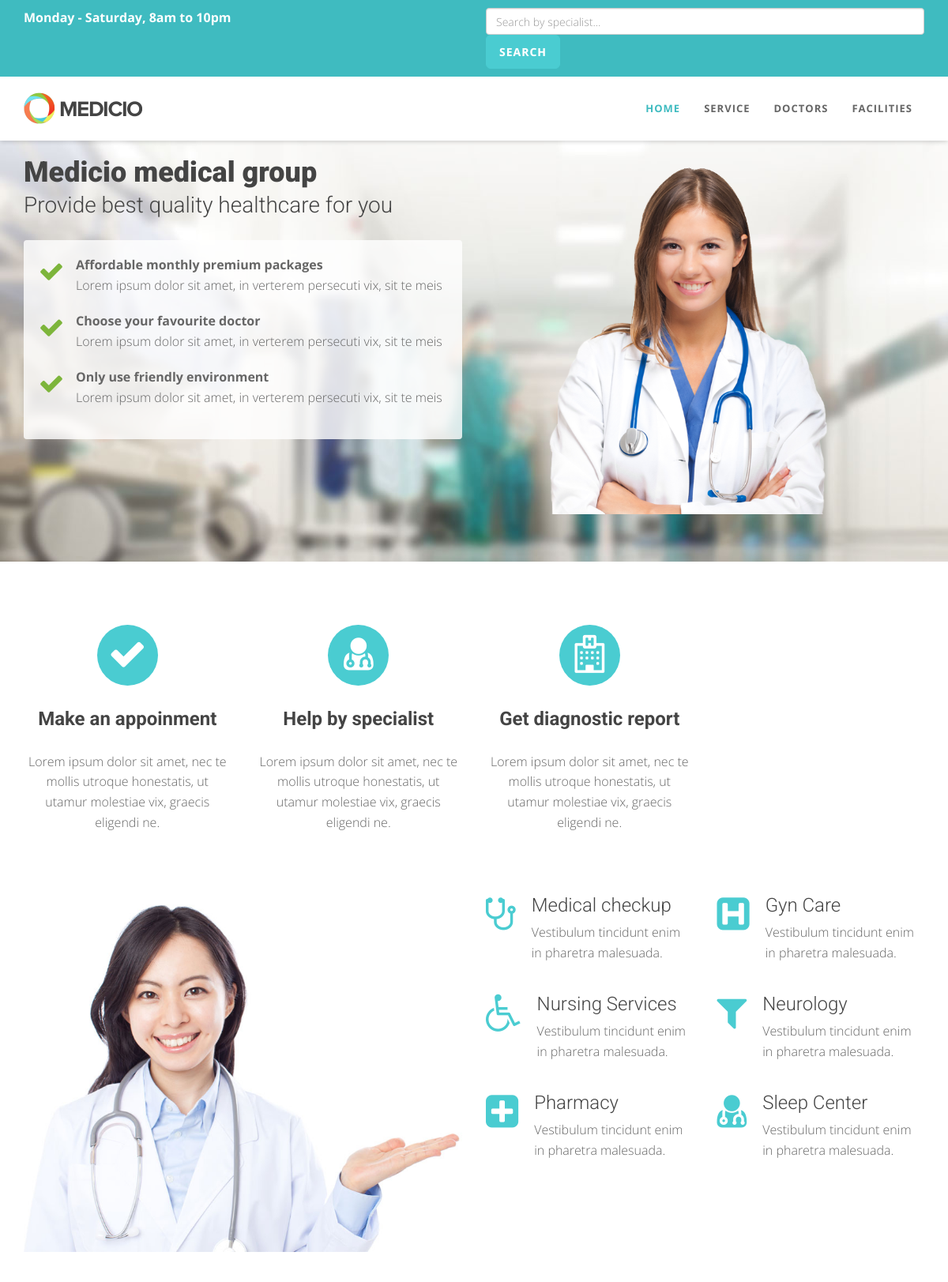
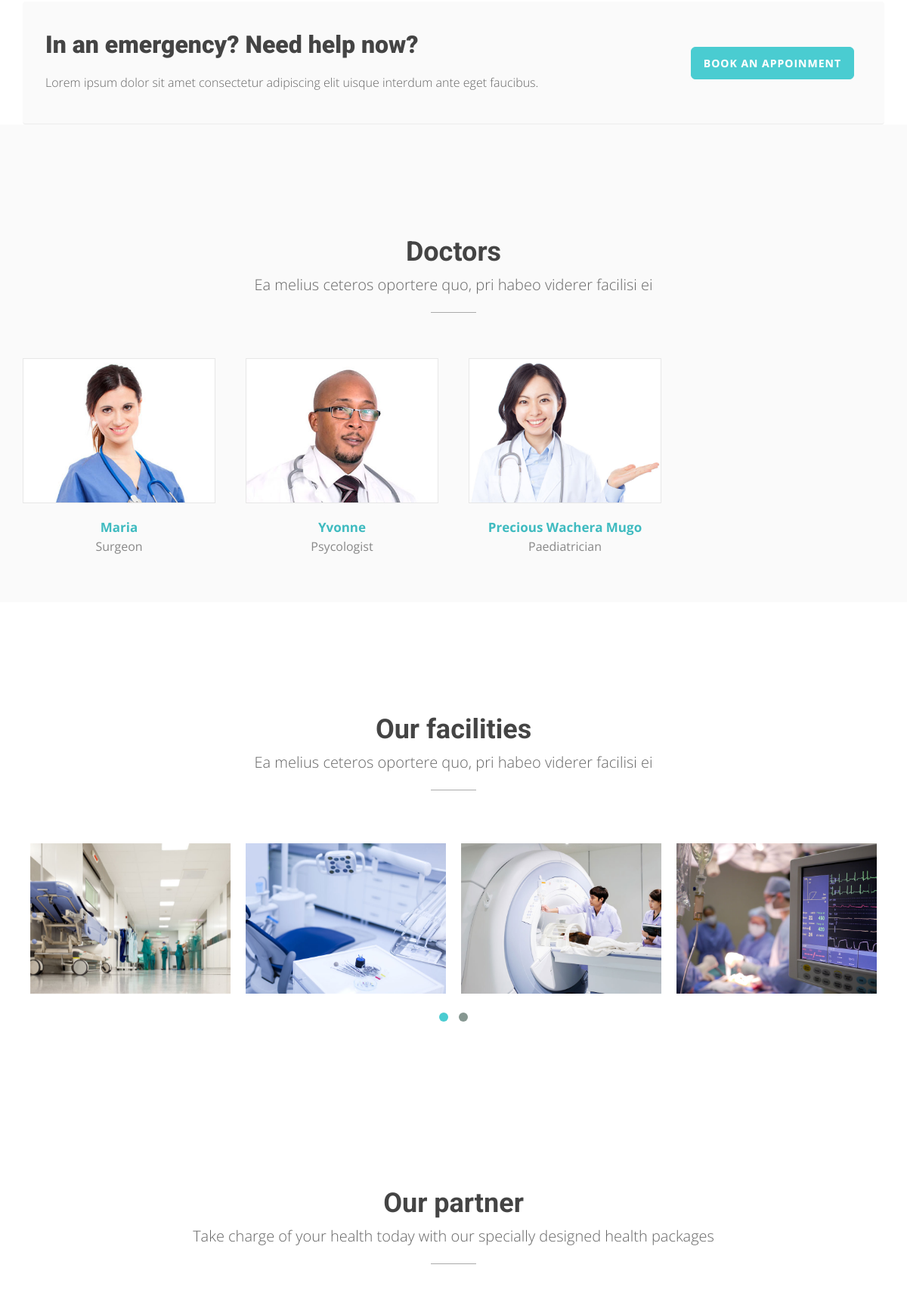
Screenshot of /index.php (signed in, upper part) with the database file from the repository (2 pictures, top to bottom).
### tables this page shows
CREATE TABLE `doctors` (
  `doctor_id` int(30) NOT NULL,
  `doctor_full_name` text NOT NULL,
  `doctor_email` text NOT NULL,
  `doctor_picture` text NOT NULL,
  `doctor_specialty` text NOT NULL,
  `doctor_profile` text NOT NULL,
  `doctor_phone_number` varchar(13) NOT NULL,
  `doctor_hospital` text NOT NULL,
  `doctor_assignment` text NOT NULL
);

### index.php (the view, shortened to what this page needs)
<!DOCTYPE html>
<html lang="en">
<head>
    <link href="css/bootstrap.min.css" rel="stylesheet" type="text/css">
    <link href="font-awesome/css/font-awesome.min.css" rel="stylesheet" type="text/css" />
	<link rel="stylesheet" type="text/css" href="plugins/cubeportfolio/css/cubeportfolio.min.css">
	<link href="css/nivo-lightbox.css" rel="stylesheet" />
	<link href="css/nivo-lightbox-theme/default/default.css" rel="stylesheet" type="text/css" />
	<link href="css/owl.carousel.css" rel="stylesheet" media="screen" />
    <link href="css/owl.theme.css" rel="stylesheet" media="screen" />
	<link href="css/animate.css" rel="stylesheet" />
    <link href="css/style.css" rel="stylesheet">
	<link id="bodybg" href="bodybg/bg1.css" rel="stylesheet" type="text/css" />
	<link id="t-colors" href="color/default.css" rel="stylesheet">
</head>
<body id="page-top" data-spy="scroll" data-target=".navbar-custom">
<div id="wrapper">
    <nav class="navbar navbar-custom navbar-fixed-top" role="navigation">
		<div class="top-area">
			<div class="container">
				<div class="row">
					<div class="col-sm-6 col-md-6">
					<p class="bold text-left">Monday - Saturday, 8am to 10pm </p>
					</div>
					<div class="col-sm-6 col-md-6">
	<form action="doctorsearch.php" method="GET">
    <input class="form-control input-md" type="text" name="id"placeholder="Search by specialist..." >
    <input class="btn btn-skin btn-lg" type="submit" value="Search" >
     </form>
					</div>
				</div>
			</div>
		</div>
        <div class="container navigation">
            <div class="navbar-header page-scroll">
                <a class="navbar-brand" href="index.php">
                    <img src="img/logo.png" alt="" width="150" height="40" />
                </a>
            </div>
            <div class="collapse navbar-collapse navbar-right navbar-main-collapse">
			  <ul class="nav navbar-nav">
				<li class="active"><a href="#intro">Home</a></li>
				<li><a href="#service">Service</a></li>
				<li><a href="#doctor">Doctors</a></li>
				<li><a href="#facilities">Facilities</a></li>
			  </ul>
            </div>
        </div>
    </nav>
    <section id="intro" class="intro">
		<div class="intro-content">
			<div class="container">
				<div class="row">
					<div class="col-lg-6">
					<div class="wow fadeInDown" data-wow-offset="0" data-wow-delay="0.1s">
					<h2 class="h-ultra">Medicio medical group</h2>
					</div>
					<div class="wow fadeInUp" data-wow-offset="0" data-wow-delay="0.1s">
					<h4 class="h-light">Provide best quality healthcare for you</h4>
					</div>
						<div class="well well-trans">
						<div class="wow fadeInRight" data-wow-delay="0.1s">
						<ul class="lead-list">
							<li><span class="fa fa-check fa-2x icon-success"></span> <span class="list"><strong>Affordable monthly premium packages</strong><br />Lorem ipsum dolor sit amet, in verterem persecuti vix, sit te meis</span></li>
							<li><span class="fa fa-check fa-2x icon-success"></span> <span class="list"><strong>Choose your favourite doctor</strong><br />Lorem ipsum dolor sit amet, in verterem persecuti vix, sit te meis</span></li>
							<li><span class="fa fa-check fa-2x icon-success"></span> <span class="list"><strong>Only use friendly environment</strong><br />Lorem ipsum dolor sit amet, in verterem persecuti vix, sit te meis</span></li>
						</ul>
						</div>
						</div>
					</div>
					<div class="col-lg-6">
						<div class="wow fadeInUp" data-wow-duration="2s" data-wow-delay="0.2s">
						<img src="img/dummy/img-1.png" class="img-responsive" alt="" />
						</div>
					</div>
				</div>
			</div>
		</div>
    </section>
    <section id="boxes" class="home-section paddingtop-80">
		<div class="container">
			<div class="row">
				<div class="col-sm-3 col-md-3">
					<div class="wow fadeInUp" data-wow-delay="0.2s">
						<div class="box text-center">
							<i class="fa fa-check fa-3x circled bg-skin"></i>
							<h4 class="h-bold">Make an appoinment</h4>
							<p>
							Lorem ipsum dolor sit amet, nec te mollis utroque honestatis, ut utamur molestiae vix, graecis eligendi ne.
							</p>
						</div>
					</div>
				</div>
				<div class="col-sm-3 col-md-3">
					<div class="wow fadeInUp" data-wow-delay="0.2s">
						<div class="box text-center">
							<i class="fa fa-user-md fa-3x circled bg-skin"></i>
							<h4 class="h-bold">Help by specialist</h4>
							<p>
							Lorem ipsum dolor sit amet, nec te mollis utroque honestatis, ut utamur molestiae vix, graecis eligendi ne.
							</p>
						</div>
					</div>
				</div>
				<div class="col-sm-3 col-md-3">
					<div class="wow fadeInUp" data-wow-delay="0.2s">
						<div class="box text-center">
							<i class="fa fa-hospital-o fa-3x circled bg-skin"></i>
							<h4 class="h-bold">Get diagnostic report</h4>
							<p>
							Lorem ipsum dolor sit amet, nec te mollis utroque honestatis, ut utamur molestiae vix, graecis eligendi ne.
							</p>
						</div>
					</div>
				</div>
			</div>
		</div>
	</section>
    <section id="service" class="home-section nopadding paddingtop-60">
		<div class="container">
        <div class="row">
			<div class="col-sm-6 col-md-6">
				<div class="wow fadeInUp" data-wow-delay="0.2s">
				<img src="img/dummy/img-1.jpg" class="img-responsive" alt="" />
				</div>
            </div>
			<div class="col-sm-3 col-md-3">
				<div class="wow fadeInRight" data-wow-delay="0.1s">
                <div class="service-box">
					<div class="service-icon">
						<span class="fa fa-stethoscope fa-3x"></span>
					</div>
					<div class="service-desc">
						<h5 class="h-light">Medical checkup</h5>
						<p>Vestibulum tincidunt enim in pharetra malesuada.</p>
					</div>
                </div>
				</div>
				<div class="wow fadeInRight" data-wow-delay="0.2s">
				<div class="service-box">
					<div class="service-icon">
						<span class="fa fa-wheelchair fa-3x"></span>
					</div>
					<div class="service-desc">
						<h5 class="h-light">Nursing Services</h5>
						<p>Vestibulum tincidunt enim in pharetra malesuada.</p>
					</div>
                </div>
				</div>
				<div class="wow fadeInRight" data-wow-delay="0.3s">
				<div class="service-box">
					<div class="service-icon">
						<span class="fa fa-plus-square fa-3x"></span>
					</div>
					<div class="service-desc">
						<h5 class="h-light">Pharmacy</h5>
						<p>Vestibulum tincidunt enim in pharetra malesuada.</p>
					</div>
                </div>
				</div>
            </div>
			<div class="col-sm-3 col-md-3">
				<div class="wow fadeInRight" data-wow-delay="0.1s">
                <div class="service-box">
					<div class="service-icon">
						<span class="fa fa-h-square fa-3x"></span>
					</div>
					<div class="service-desc">
						<h5 class="h-light">Gyn Care</h5>
						<p>Vestibulum tincidunt enim in pharetra malesuada.</p>
					</div>
                </div>
				</div>
				<div class="wow fadeInRight" data-wow-delay="0.2s">
				<div class="service-box">
					<div class="service-icon">
						<span class="fa fa-filter fa-3x"></span>
					</div>
					<div class="service-desc">
						<h5 class="h-light">Neurology</h5>
						<p>Vestibulum tincidunt enim in pharetra malesuada.</p>
					</div>
                </div>
				</div>
				<div class="wow fadeInRight" data-wow-delay="0.3s">
				<div class="service-box">
					<div class="service-icon">
						<span class="fa fa-user-md fa-3x"></span>
					</div>
					<div class="service-desc">
						<h5 class="h-light">Sleep Center</h5>
						<p>Vestibulum tincidunt enim in pharetra malesuada.</p>
					</div>
                </div>
				</div>
            </div>
        </div>
		</div>
	</section>
<section id="callaction" class="home-section paddingtop-40">
           <div class="container">
				<div class="row">
					<div class="col-md-12">
						<div class="callaction bg-gray">
							<div class="row">
								<div class="col-md-8">
									<div class="wow fadeInUp" data-wow-delay="0.1s">
									<div class="cta-text">
									<h3>In an emergency? Need help now?</h3>
									<p>Lorem ipsum dolor sit amet consectetur adipiscing elit uisque interdum ante eget faucibus. </p>
									</div>
									</div>
								</div>
								<div class="col-md-4">
									<div class="wow lightSpeedIn" data-wow-delay="0.1s">
										<div class="cta-btn">
										<a href="#doctor" class="btn btn-skin btn-lg">Book an appoinment</a>
										</div>
									</div>
								</div>
							</div>
						</div>
					</div>
				</div>
            </div>
	</section>
    <section id="doctor" class="home-section bg-gray paddingbot-60">
		<div class="container marginbot-50">
			<div class="row">
				<div class="col-lg-8 col-lg-offset-2">
					<div class="wow fadeInDown" data-wow-delay="0.1s">
					<div class="section-heading text-center">
					<h2 class="h-bold">Doctors</h2>
					<p>Ea melius ceteros oportere quo, pri habeo viderer facilisi ei</p>
					</div>
					</div>
					<div class="divider-short"></div>
				</div>
			</div>
		</div>
		<div class="container">
			<div class="row">
				<div class="col-lg-12">
            <div id="grid-container" class="cbp-l-grid-team">
                <ul>
<?php
global $conn;
	 	$result=mysqli_query($conn,"SELECT * FROM doctors ");
	 	 while($row=mysqli_fetch_array($result) ){
?>
                    <li class="cbp-item psychiatrist">
                        <a href="member.php?id=<?php echo $row['doctor_id']?>" class="cbp-caption">
                            <div class="cbp-caption-defaultWrap">
                                <img src="img/team/<?php echo $row['doctor_picture']?>" alt="" width="100%">
                            </div>
                        </a>
                        <a href="member.php?id=<?php echo $row['doctor_id']?>" class=" cbp-l-grid-team-name"><?php echo $row['doctor_full_name']?></a>
                        <div class="cbp-l-grid-team-position"><?php echo $row['doctor_specialty']?></div>
                    </li>
					<?php
		 }
?>
                </ul>
            </div>
			</div>
			</div>
		</div>
	</section>
    <section id="facilities" class="home-section paddingbot-60">
		<div class="container marginbot-50">
			<div class="row">
				<div class="col-lg-8 col-lg-offset-2">
					<div class="wow fadeInDown" data-wow-delay="0.1s">
					<div class="section-heading text-center">
					<h2 class="h-bold">Our facilities</h2>
					<p>Ea melius ceteros oportere quo, pri habeo viderer facilisi ei</p>
					</div>
					</div>
					<div class="divider-short"></div>
				</div>
			</div>
		</div>
<div class="container">
			<div class="row">
                <div class="col-sm-12 col-md-12 col-lg-12" >
					<div class="wow bounceInUp" data-wow-delay="0.2s">
                    <div id="owl-works" class="owl-carousel">
                        <div class="item"><a href="img/photo/1.jpg" title="This is an image title" data-lightbox-gallery="gallery1" data-lightbox-hidpi="img/works/1@2x.jpg"><img src="img/photo/1.jpg" class="img-responsive" alt="img"></a></div>
                        <div class="item"><a href="img/photo/2.jpg" title="This is an image title" data-lightbox-gallery="gallery1" data-lightbox-hidpi="img/works/2@2x.jpg"><img src="img/photo/2.jpg" class="img-responsive " alt="img"></a></div>
                        <div class="item"><a href="img/photo/3.jpg" title="This is an image title" data-lightbox-gallery="gallery1" data-lightbox-hidpi="img/works/3@2x.jpg"><img src="img/photo/3.jpg" class="img-responsive " alt="img"></a></div>
                        <div class="item"><a href="img/photo/4.jpg" title="This is an image title" data-lightbox-gallery="gallery1" data-lightbox-hidpi="img/works/4@2x.jpg"><img src="img/photo/4.jpg" class="img-responsive " alt="img"></a></div>
                    </div>
					</div>
                </div>
            </div>
		</div>
	</section>
	<section id="partner" class="home-section paddingbot-60">
		<div class="container marginbot-50">
			<div class="row">
				<div class="col-lg-8 col-lg-offset-2">
					<div class="wow lightSpeedIn" data-wow-delay="0.1s">
					<div class="section-heading text-center">
					<h2 class="h-bold">Our partner</h2>
					<p>Take charge of your health today with our specially designed health packages</p>
					</div>
					</div>
					<div class="divider-short"></div>
				</div>
			</div>
		</div>
	</section>
</div>
</body>
</html>

### bodybg/bg1.css (style rules this page uses)
body { background: url(../img/bodybg/bg1.png) repeat left top; }

### color/default.css (style rules this page uses)
.circled { background: #4ACCD1; }
.service-icon span { color: #4ACCD1; }
.btn-skin { background-color: #4ACCD1; border-color: #4ACCD1; }
.top-area { background: #3fbbc0; }
.navbar-custom.top-nav-collapse .nav li a:hover, .navbar-custom .nav li a:hover, .navbar-custom .nav li.active a,.navbar-custom.top-nav-collapse .nav li.active a { color: #3fbbc0; }
.bg-skin { background: #4ACCD1; }
.cbp-l-grid-team-name { color: #3fbbc0; }

### rows the page displays
doctors: doctor_picture (picture), doctor_full_name "Maria", doctor_specialty "Surgeon"
doctors: doctor_picture (picture), doctor_full_name "Yvonne", doctor_specialty "Psycologist"
doctors: doctor_picture (picture), doctor_full_name "Precious Wachera Mugo", doctor_specialty "Paediatrician"
